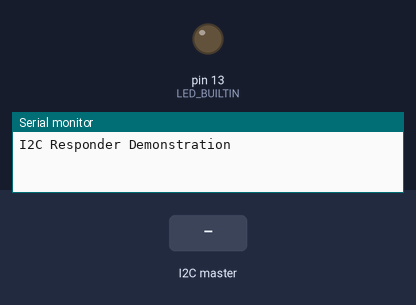
A sketch run on a simulated Arduino Uno, built with avr-gcc and run on an emulated ATmega328P. Shown: output pins drawn as LEDs (lit = HIGH), the last lines printed to the serial monitor. Inputs (shaded band) come from the test bench.

Above: at 1.2 s.
1.3 s: the I2C master sends the byte 5
At 2.6 s:
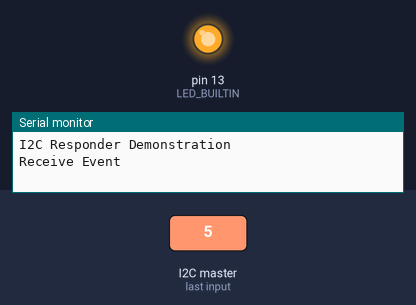
4.4 s: the I2C master sends the byte 0
At 5.0 s:
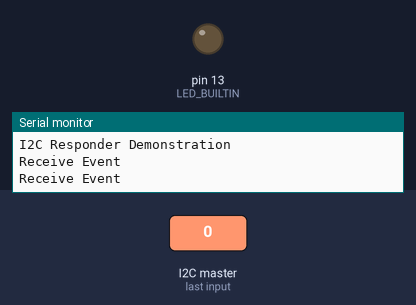
5.9 s: the I2C master sends the byte 90
At 7.3 s:
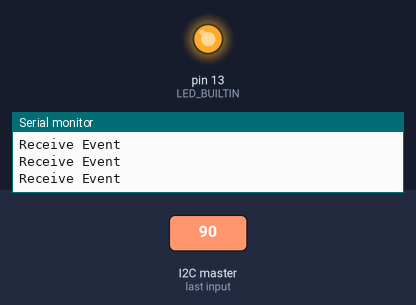
Timing chart, 0 to 8.4 s (numbered marks = the images above; inputs shaded):
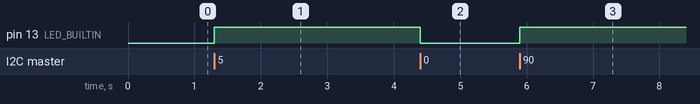

Measured:
- after the input at 1.3 s, pin 13 (LED_BUILTIN): LOW → HIGH at once
- after the input at 4.4 s, pin 13 (LED_BUILTIN): HIGH → LOW at once
- after the input at 5.9 s, pin 13 (LED_BUILTIN): LOW → HIGH at once

The sketch:

Ardino_I2C_For_DUE.ino
```cpp
#include <Wire.h>
/**
This is a test program to test if hard I2C is working.
This code implements an I2C responder. It is designed to demonstrate a unit test where a RPI is able to communicate with an arduino.
This code is designed specifically to work with an arduino due.

By Graham C. Bell 101150239
*/

int outPut = 0;

void setup() {
  Wire.begin(0x3C);

  Wire.onRequest(requestEvent);

  Wire.onReceive(receiveEvent);

  Serial.begin(9600);
  Serial.println("I2C Responder Demonstration");
  pinMode(LED_BUILTIN, OUTPUT);

}

/**
ISR for a i2C receive event.
*/
void receiveEvent(int howMany) {
  while (Wire.available()) { // loop through all but the last
    char c = Wire.read(); // receive byte as a character
    digitalWrite(LED_BUILTIN, c);
  }

  Serial.println("Receive Event");
}


void loop() {
  delay(100);
  if (Serial.available() > 1 ) {
    outPut = Serial.parseInt();
    Serial.println("Out Put set to");
    Serial.println(outPut);
  }

}

/**
ISR for a i2C receive event.
*/
void requestEvent() {

  Wire.write((byte)outPut);
  Serial.println("Request event");
}
```
